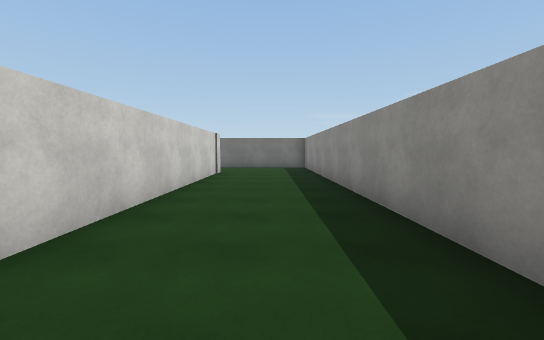
[1] (above)

23 first-person views from a walk through a Unity game level. The camera is 1.4 m above the floor, tilts 4° down and sees 90° across. The floor is counted in squares, 2 m on a side. Each view is taken from the middle of a square. On the plan, view 1 faces up. The plan holds only what a view shows up to about 9 squares ahead; the rest is blank. The place goes on beyond the plan. The player character is not drawn. Surface patterns are stand-ins for the level's own textures.

[2]
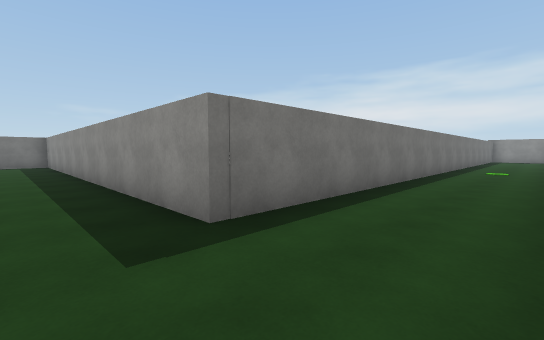

[3]
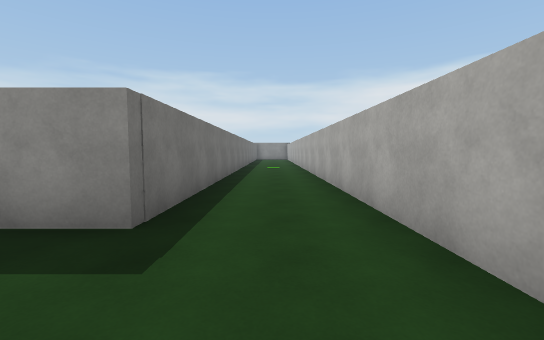

[4]
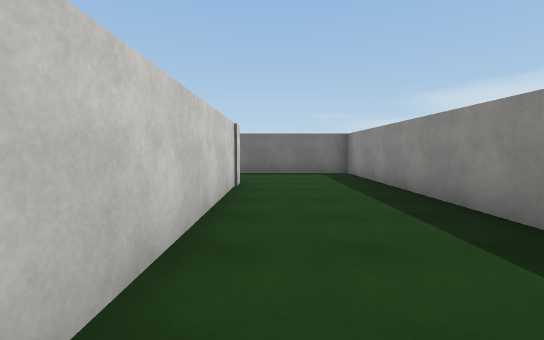

[5]
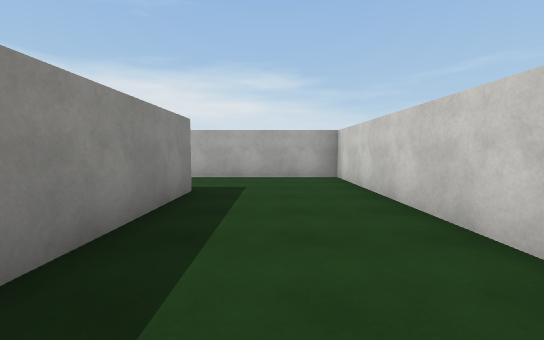

[6]
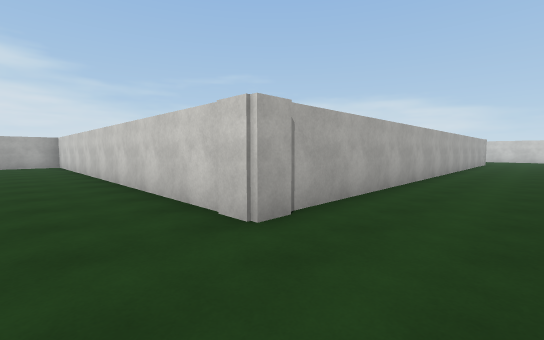

[7]
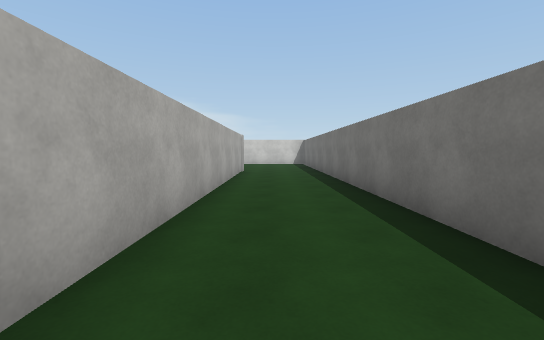

[8]
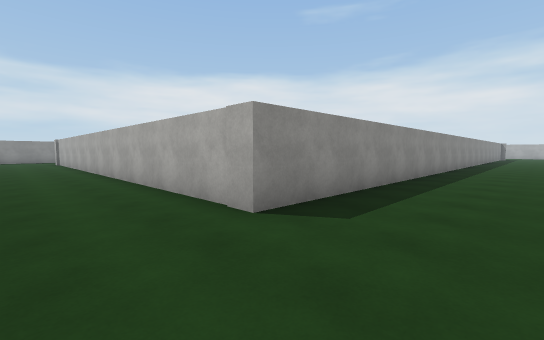

[9]
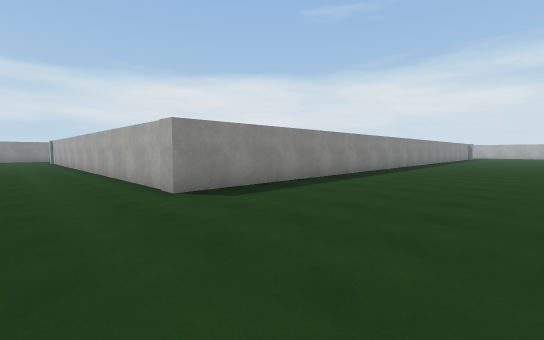

[10]
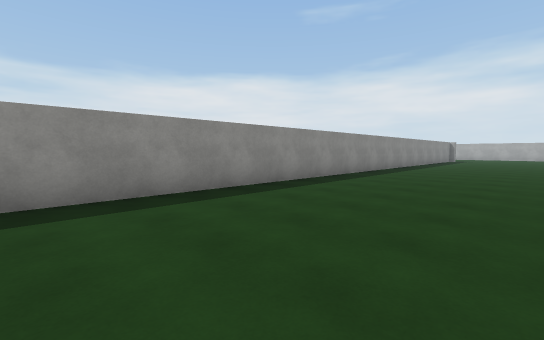

[11]
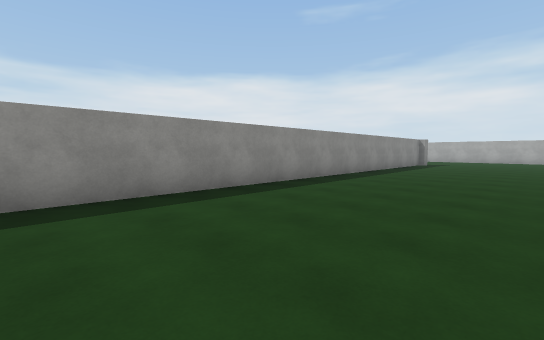

[12]
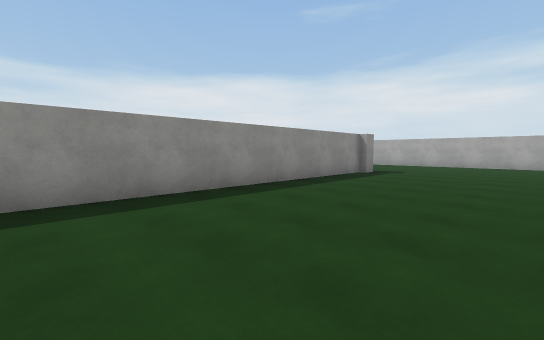

[13]
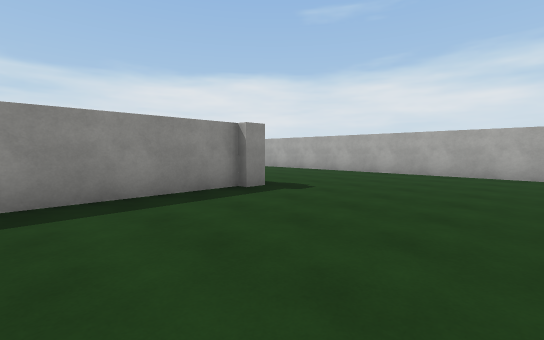

[14]
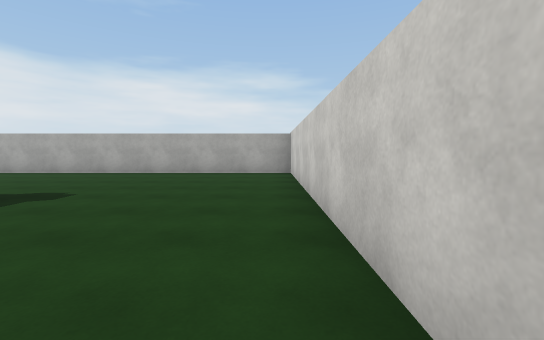

[15]
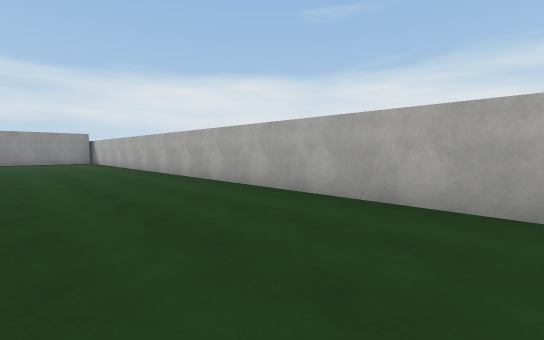

[16]
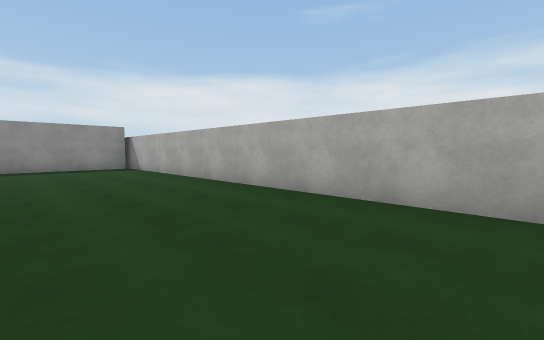

[17]
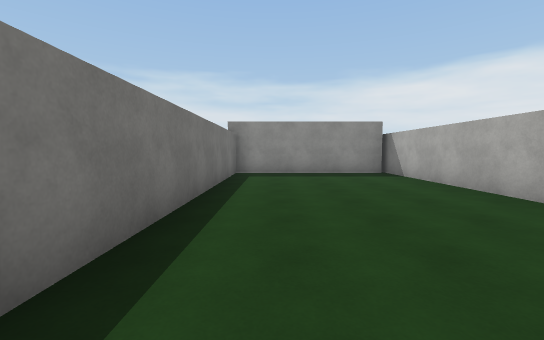

[18]
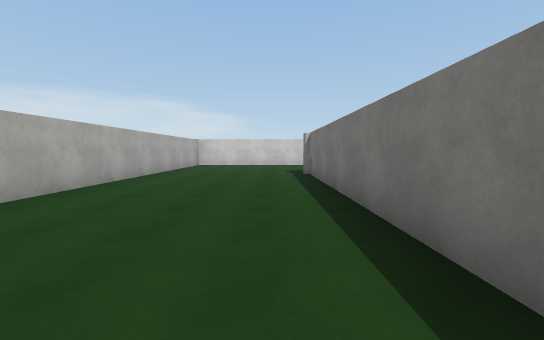

[19]
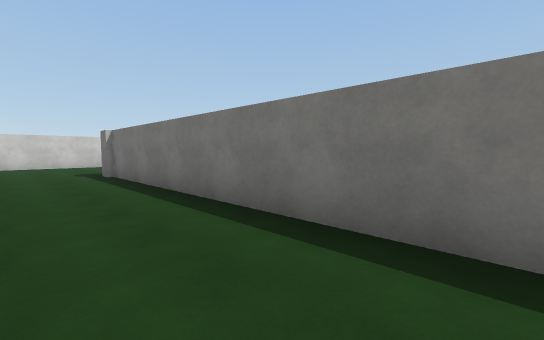

[20]
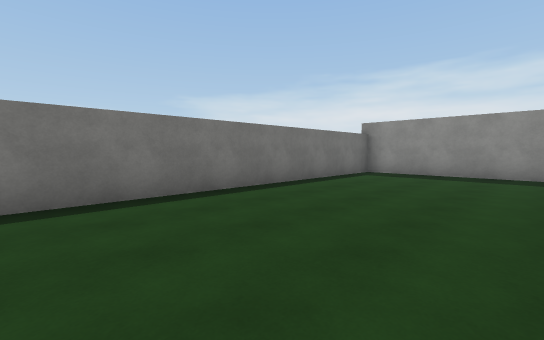

[21]
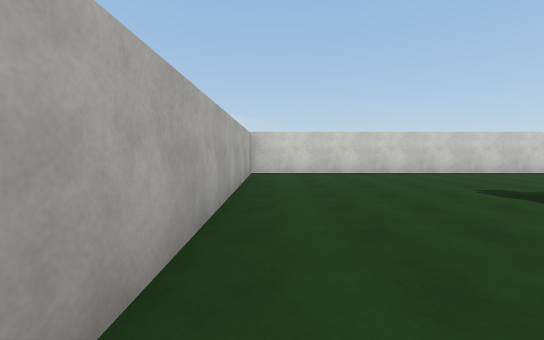

[22]
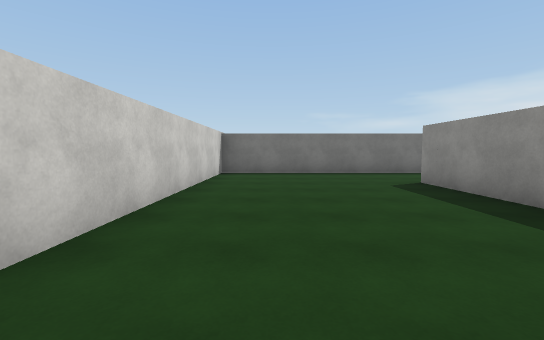

[23]
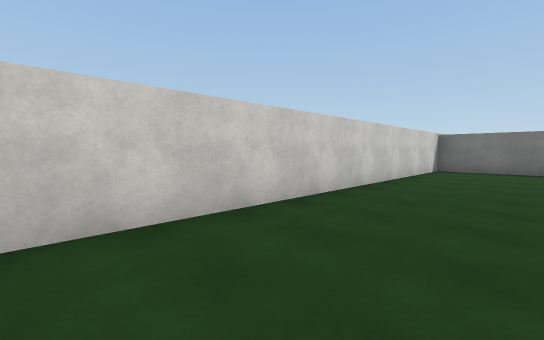

### Floor plan
Points are (right, up) in squares from view 1. A wall is a line through its corners. A room is listed if a view was taken in it or the views show most of it. See-through windows are left out.
Room 1 (views 1, 2, 3, 4, 5, 6)
walls: (-1.7, 9) (-1.7, -3.3) (8, -3.3); (8.5, -0.8) (1.4, -0.8) (1.4, 11.7) (-0.6, 11.7)
ways out: opening at (-1, 10.5) to room 2
Room 2 (views 7, 8, 9, 10, 11, 12, 13, 14, 15, 16, 17, 18, 19, 20, 21, 22, 23)
walls: (-21.6, -11.4) (-21.6, -20.7) (1, -20.7); (-16.7, -15.4) (-16.7, 9) (-1.7, 9); (-8.5, 11.7) (-21.6, 11.7) (-21.6, 0.9); (0.7, -20.5) (0.7, -15.8) (-17, -15.8) (-17, -15.2); (-0.6, 11.7) (-2.1, 11.7)
ways out: opening at (-1, 10.5) to room 1

Where each view was taken, in squares from view 1:
view 1: 0 up, 0 right, facing up
view 2: 3 down, 0 right, facing up-right
view 3: 2 down, 1 left, facing right
view 4: 3 up, 1 left, facing up
view 5: 4 up, 0 right, facing down
view 6: 11 up, 0 right, facing down-left
view 7: 10 up, 7 left, facing left
view 8: 11 up, 19 left, facing down-right
view 9: 11 up, 21 left, facing down-right
view 10: 5 up, 21 left, facing down-right
view 11: 1 down, 21 left, facing down-right
view 12: 7 down, 21 left, facing down-right
view 13: 12 down, 21 left, facing down-right
view 14: 12 down, 21 left, facing down
view 15: 17 down, 17 left, facing down-right
view 16: 17 down, 11 left, facing down-right
view 17: 17 down, 8 left, facing right
view 18: 17 down, 8 left, facing left
view 19: 18 down, 8 left, facing up-left
view 20: 20 down, 8 left, facing up-right
view 21: 20 down, 13 left, facing left
view 22: 3 up, 20 left, facing up
view 23: 1 up, 19 left, facing up-left
